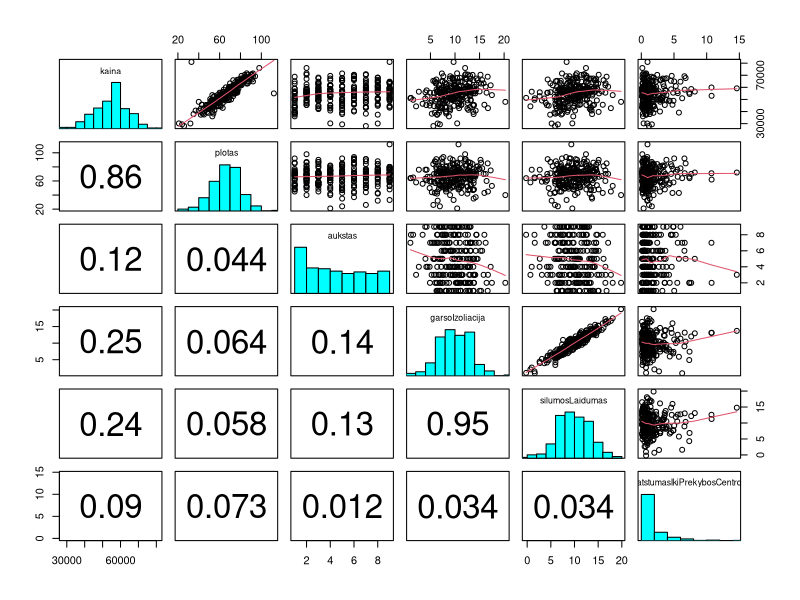
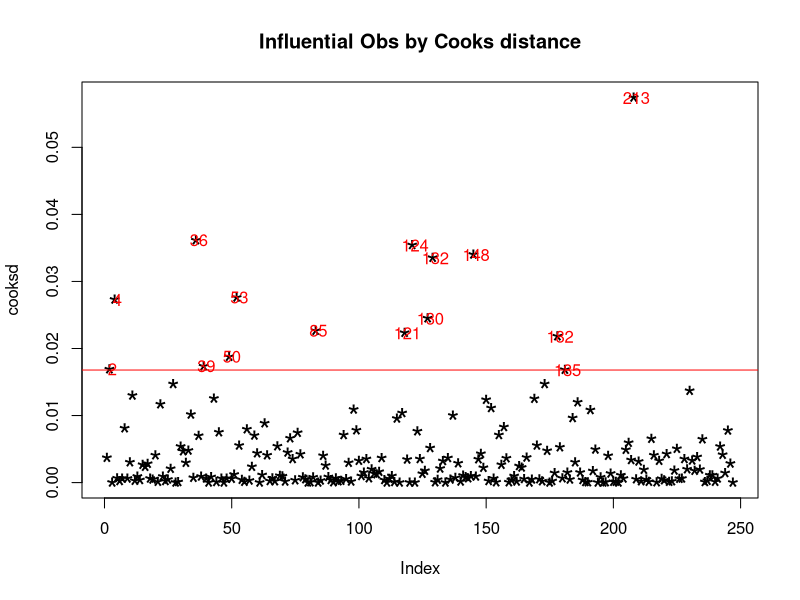
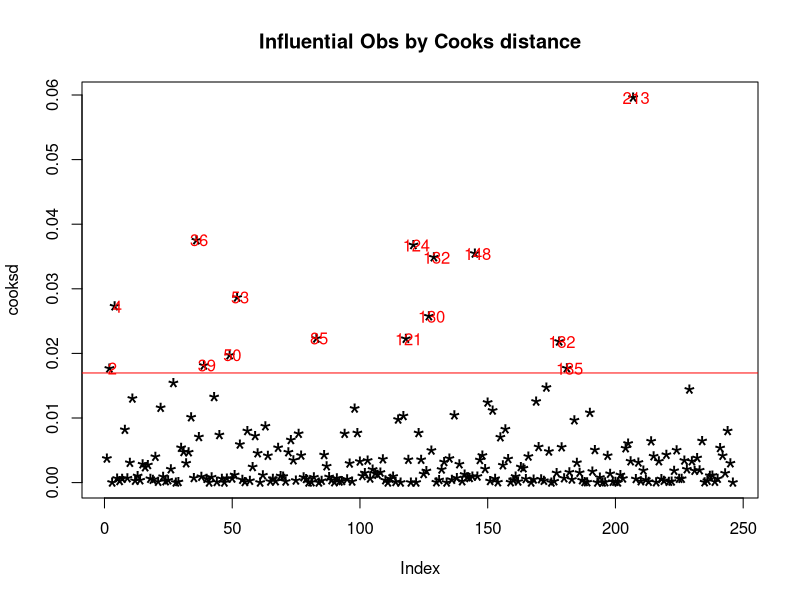

These charts were generated, in order, by the following R code:
## ---- chunk 1

library(lmtest)
library(car)                      #uzkraunamos reikalingos bibliotekos
library(knitr)
## ---- chunk 2
data=read.csv2("data.csv")        #nuskaitomi duomenys

panel.hist <- function(x, ...)    #ši funkcija reikalinga grafikų lentelei išbrėžti (histogramos pateikimui)                        
{
  usr <- par("usr"); on.exit(par(usr))
  par(usr = c(usr[1:2], 0, 1.5) )
  h <- hist(x, plot = FALSE)
  breaks <- h$breaks; nB <- length(breaks)
  y <- h$counts; y <- y/max(y)
  rect(breaks[-nB], 0, breaks[-1], y, col = "cyan", ...)
}

panel.cor <- function(x, y, digits = 2, prefix = "", cex.cor,...)    #ši funkcija reikalinga grafikų lentelei
    #išbrėžti (koreliacijos koeficiento radimui)
{
  usr <- par("usr"); on.exit(par(usr))
  par(usr = c(0, 1, 0, 1))
  r <- abs(cor(x, y))
  txt <- format(c(r, 0.123456789), digits = digits)[1]
  txt <- paste0(prefix, txt)
  if(missing(cex.cor)) cex.cor <- 0.8/strwidth(txt)
  text(0.5, 0.5, txt, cex = 3)
}

pairs(data,upper.panel=panel.smooth,diag.panel=panel.hist, lower.panel=panel.cor) 
   #grafikų, histogramos ir koreliacijos lentelės, kuriomis parodomas bendras vaizdas
## ---- chunk 3

remove_outliers <- function(x) {              
  qnt <- quantile(x, probs=c(.25, .75), na.rm = T)       #na.rm logical; if true, any NA and NaN's are removed
   #from x before the quantiles are computed.  Randami 25% ir 75% kvantiliai
  H <- 1.5 * IQR(x, na.rm = T)      #randamas atstumas, kurį reikia pridėti prie 75% kvantilio ir atimti iš 
   #25% kvantilio, kad rasti ribą, nuo kurio galime teigti, kad duomenys už tos ribos bus išskirtys. 
  y <- x
  y[x < (qnt[1] - H)] <- NA                  # duomenys, peržengiančios nustatytą ribą ir yra pakaičiami į NA
  y[x > (qnt[2] + H)] <- NA
  return(y)
}
data[1:4]=lapply(data[1:4],remove_outliers)          # ieškoma išskirtys tik keturiose stulpeliuose, nes kaip
                                                  # vėliau pamatysime, tik keturi stulpeliai mums reikalingi
                                                  

row.has.na <- apply(data, 1, function(x){any(is.na(x))})    #tikrina visas duomenų eilutes ir jei randa
    #ištrintą reikšmę (t.y. pakeistą į NA), tada pažymime, kad ta eilutė turi išskirtį
data<- data[!row.has.na,]    #perankame duomenų eilutes, kurios neturi išskirčių


## ---- chunk 4
mod=lm(kaina~plotas + aukstas+garsoIzoliacija+silumosLaidumas+atstumasIkiPrekybosCentro,data=data)
kable(summary(mod)$coef, digits=2) # du nereiksmingus rodo
resettest(mod,power=2:3,type="regressor")$p.value   #nereikia kelti laipsniais kintamuosius, nes p reikšmė < 0,05
## ---- chunk 5
vif(mod)   # kolinearumo problema su šilumos ir garso laidumu 
cor(data$garsoIzoliacija,data$silumosLaidumas) #kadangi ju koreliacija arti vieneto, galime viena
# kolinearumo problema su šilumos ir garso laidumu kintamaji tiesiog išmest (When the correlation between x1 and x2 is exactly one, the situation is 
#called perfect collinearity, and one covariate needs to be removed from the regression model in order
#to estimate a solution. Šaltinis: http://www.nature.com/bdj/journal/v199/n7/full/4812743a.html)


mod2=lm(kaina~plotas +aukstas+garsoIzoliacija,data=data) #antras modelis, kuriame buvo išmesti nereikšmingi duomenys.
kable(summary(mod2)$coef, digits=2) # visi reikšmingi
## ---- chunk 6
AIC(mod)
AIC(mod2)
## ---- chunk 7
#pastaba: užmiršau išsaugoti šaltinio šio kodo, radau internete
cooksd <- cooks.distance(mod2)
plot(cooksd, pch="*", cex=2, main="Influential Obs by Cooks distance")  # išbraižome cook'o distancija
abline(h = 4*mean(cooksd), col="red")  # nubrėžiame liniją, nuo kurios šalinsime išskirtis
text(x=1:length(cooksd)+1, y=cooksd, labels=ifelse(cooksd>4*mean(cooksd, na.rm=T),names(cooksd),""), col="red")  
# pavadiname išskirčių taškus, nurodome jų duomenų vietas 
data=data[-c(186),]#naikiname vieną išskirtį

mod2=lm(kaina~plotas +aukstas+garsoIzoliacija,data=data) #antras modelis, jau su išmesta išskirtimi.

cooksd <- cooks.distance(mod2)
plot(cooksd, pch="*", cex=2, main="Influential Obs by Cooks distance")  # išbraižome cook'o distancija
abline(h = 4*mean(cooksd), col="red")  # nubrėžiame liniją, nuo kurios šalinsime išskirtis
text(x=1:length(cooksd)+1, y=cooksd, labels=ifelse(cooksd>4*mean(cooksd, na.rm=T),names(cooksd),""), col="red")  
# pavadiname išskirčių taškus, nurodome jų duomenų vietas
## ---- chunk 8
aukstasn=factor(data$aukstas)   #aukšto skaičius paverčiamas į faktorių
mod3=lm(kaina~plotas +aukstasn+garsoIzoliacija,data=data)
kable(summary(mod3)$coef,digits=2)
## ---- chunk 9
AIC(mod2)
AIC(mod3)
## ---- chunk 10
aukstas1=data$aukstas==1
mod4=lm(kaina~plotas +aukstas1+garsoIzoliacija,data=data)
kable(summary(mod4)$coef,digits=2)
## ---- chunk 11
AIC(mod3)
AIC(mod4)
## ---- chunk 12
bptest(mod4)            # neatmetam hipotezės, kad homoskedastiškas
## ---- chunk 13
durbinWatsonTest(mod4)  # neatmetam hipotezes kad nera autokoreliacijos 
## ---- chunk 14
kable(summary(mod4)$coef,digits=2)
